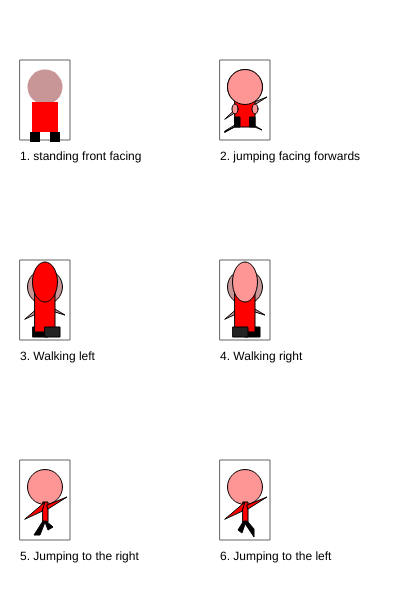
Frame 1 (no input)
Frame 60 (no input): identical to frame 1, image omitted
Frame 120 (the mouse pressed at the canvas centre since frame 60): identical to frame 1, image omitted

The p5.js sketch that drew this single still picture (run headless with seeded random() and noise() and a simulated clock; from frame 60 on, the mouse is pressed at the canvas centre):

// p5.js sketch
// ── sketch.js
/*

The Game Project

2 - Game character

Use p5 drawing functions such as rect, ellipse, line, triangle and
point to draw the different states of your game character.

Write the code so that your character appears inside the box for each
state.

IMPORTANT: For each box the variables gameChar_x & gameChar_y are set to the bottom
center of the box. You must combine these variables with arithmetic to
determine the position of each shape that you draw. This will later allow
you to adjust the position of your game character.

Each state is worth two marks:

//standing front facing = 2
//jumping facing forwards = 2
//walking left = 2
//walking right = 2
//jumping left and jumping right = 2

0 marks = not a reasonable attempt
1 mark = attempted but it lacks detail and you didn't use gameChar_x and gameChar_y correctly
2 marks = you've used a selction of shape functions and made consistent use of gameChar_x and gameChar_y

WARNING: Do not get too carried away. If you're character takes more than 5 lines
of code to draw then you've probably over done it.

** Only submit your sketch.js **

*/

var gameChar_x = 0;
var gameChar_y = 0;

function setup()
{
	createCanvas(400, 600);
}

function draw()
{
	background(255);

	//Standing, facing frontwards

	stroke(100);
	noFill();
	rect(20, 60, 50, 80);
	noStroke();
	fill(0);
	text("1. standing front facing", 20, 160);

	gameChar_x = 45;
	gameChar_y = 137;
	//Add your code here ...

	// fill(0);
	// ellipse(gameChar_x, gameChar_y, 5, 5);

	fill(200,150,150);
	ellipse(gameChar_x, gameChar_y - 50, 35);

	fill(255, 0, 0);
	rect(gameChar_x - 13, gameChar_y - 35, 26, 30);

	fill(0);
	rect(gameChar_x - 15, gameChar_y - 5, 10, 10);
	rect(gameChar_x + 5, gameChar_y - 5, 10, 10);



	//Jumping facing forwards
	stroke(100);
	noFill();
	rect(220, 60, 50, 80);
	noStroke();
	fill(0);
	text("2. jumping facing forwards", 220, 160);

	gameChar_x = 245;
	gameChar_y = 137;
	//Add your code here ...
	fill(200,150,150);
	stroke(0);
	ellipse(gameChar_x, gameChar_y - 50, 35);
	rect(gameChar_x - 2, gameChar_y - 35, 5, 20);
	quad(gameChar_x - 20, gameChar_y - 18, gameChar_x - 2, gameChar_y - 35, gameChar_x - 3, gameChar_y - 29);
	quad(gameChar_x + 2,gameChar_y - 32,gameChar_x + 22, gameChar_y - 40, gameChar_x + 3, gameChar_y - 28);
	quad(gameChar_x-20, gameChar_y-6, gameChar_x-2, gameChar_y-17, gameChar_x-2, gameChar_y-15, gameChar_x-20, gameChar_y-5)
	quad(gameChar_x+2, gameChar_y-16, gameChar_x+17, gameChar_y-7, gameChar_x-2, gameChar_y-15, gameChar_x-20, gameChar_y-5)

	fill(255,0,0);
	rect(gameChar_x - 10, gameChar_y - 50, 20, 40);
	fill(255,150,150);
	ellipse(gameChar_x, gameChar_y - 50, 35);
	ellipse(gameChar_x - 10, gameChar_y - 28, 6, 10);
	ellipse(gameChar_x + 10, gameChar_y - 28, 6, 10);
	fill(0);
	rect(gameChar_x - 10, gameChar_y - 20, 5, 10);
	rect(gameChar_x + 5, gameChar_y - 20, 5, 10);




	//Walking, turned left
	stroke(100);
	noFill();
	rect(20, 260, 50, 80);
	noStroke();
	fill(0);
	text("3. Walking left", 20, 360);

	gameChar_x = 45;
	gameChar_y = 337;
	//Add your code here ...

	fill(200,150,150);
	stroke(0);
	ellipse(gameChar_x, gameChar_y - 50, 35);
	rect(gameChar_x - 2, gameChar_y - 35, 5, 20);
	quad(gameChar_x - 20, gameChar_y - 18, gameChar_x, gameChar_y - 35, gameChar_x - 3, gameChar_y - 26);
	quad(gameChar_x + 3,gameChar_y - 32, gameChar_x + 20,gameChar_y - 22, gameChar_x + 3, gameChar_y - 27)
	quad(gameChar_x + 3,  gameChar_y - 15, gameChar_x + 9, gameChar_y - 8, gameChar_x + 9, gameChar_y, gameChar_x - 1, gameChar_y - 15);
	quad(gameChar_x + 1, gameChar_y - 16, gameChar_x - 3, gameChar_y - 4, gameChar_x - 7, gameChar_y - 7, gameChar_x - 2, gameChar_y - 15)

	fill(0);
	rect(gameChar_x - 12, gameChar_y - 10, 15, 10);
	fill(255,0,0);
	rect(gameChar_x - 10, gameChar_y - 55, 20, 50);
	fill(255,0,0);
	ellipse(gameChar_x, gameChar_y - 55,25,40);
	fill(35);
	rect(gameChar_x, gameChar_y - 10, 15, 10)




	//Walking, turned right
	stroke(100);
	noFill();
	rect(220, 260, 50, 80);
	noStroke();
	fill(0);
	text("4. Walking right", 220, 360);

	gameChar_x = 245;
	gameChar_y = 337;
	//Add your code here ...
	fill(200,150,150);
	stroke(0);
	ellipse(gameChar_x, gameChar_y - 50, 35);
	rect(gameChar_x - 2, gameChar_y - 35, 5, 20);
	quad(gameChar_x - 20, gameChar_y - 18, gameChar_x, gameChar_y - 35, gameChar_x - 3, gameChar_y - 26);
	quad(gameChar_x + 3,gameChar_y - 32, gameChar_x + 20,gameChar_y - 22, gameChar_x + 3, gameChar_y - 27);
	quad(gameChar_x - 2, gameChar_y - 16, gameChar_x - 11, gameChar_y - 2,
		 gameChar_x - 5, gameChar_y - 2, gameChar_x, gameChar_y - 15);
	quad(gameChar_x + 1, gameChar_y - 16, gameChar_x + 8,
		 gameChar_y - 10, gameChar_x + 3, gameChar_y - 7, gameChar_x, gameChar_y - 15);
	
	
	fill(0);
	rect(gameChar_x, gameChar_y - 10, 15, 10);
	fill(255,0,0);
	rect(gameChar_x - 10, gameChar_y - 55, 20, 50);
	fill(255,150,150);
	ellipse(gameChar_x, gameChar_y - 55, 25, 40);
	fill(35);
	rect(gameChar_x - 12, gameChar_y - 10, 15, 10);
	

	


	//Jumping right
	stroke(100);
	noFill();
	rect(20, 460, 50, 80);
	noStroke();
	fill(0);
	text("5. Jumping to the right", 20, 560);

	
	gameChar_x = 45;
	gameChar_y = 537;
	//Add your code here ...

	stroke(0);
	fill(255,150,150);
	ellipse(gameChar_x, gameChar_y - 50, 35);
	fill(255, 0, 0);
	rect(gameChar_x - 2, gameChar_y - 35, 5, 20);
	quad(gameChar_x - 20, gameChar_y - 18, gameChar_x, gameChar_y - 35, gameChar_x - 3, gameChar_y - 26);
	quad(gameChar_x + 2,gameChar_y - 32,gameChar_x + 22, gameChar_y - 40, gameChar_x + 3, gameChar_y - 28);
	fill(0);
	quad(gameChar_x - 2, gameChar_y - 16, gameChar_x - 11, gameChar_y - 2,
		 gameChar_x - 5, gameChar_y - 2, gameChar_x, gameChar_y - 15);
	quad(gameChar_x + 1, gameChar_y - 16, gameChar_x + 8,
		 gameChar_y - 10, gameChar_x + 3, gameChar_y - 7, gameChar_x, gameChar_y - 15)

	//Jumping to the left
	stroke(100);
	noFill();
	rect(220, 460, 50, 80);
	noStroke();
	fill(0);
	text("6. Jumping to the left", 220, 560);

	gameChar_x = 245;
	gameChar_y = 537;
	//Add your code here ...

	stroke(0);
	fill(255,150,150);
	ellipse(gameChar_x, gameChar_y - 50, 35);
	fill(255, 0, 0);
	rect(gameChar_x - 2, gameChar_y - 35, 5, 20);
	quad(gameChar_x - 20, gameChar_y - 18, gameChar_x, gameChar_y - 35, gameChar_x - 3, gameChar_y - 26);
	quad(gameChar_x + 2,gameChar_y - 32,gameChar_x + 22, gameChar_y - 40, gameChar_x + 3, gameChar_y - 28);
	fill(0);
	quad(gameChar_x + 3,  gameChar_y - 15, gameChar_x + 9, gameChar_y - 8, gameChar_x + 9, gameChar_y, gameChar_x - 1, gameChar_y - 15);

	//	quad(46, 321, 42, 333, 38, 330, 43, 322)
	quad(gameChar_x + 1, gameChar_y - 16, gameChar_x - 3, gameChar_y - 4, gameChar_x - 7, gameChar_y - 7, gameChar_x - 2, gameChar_y - 15)



}
